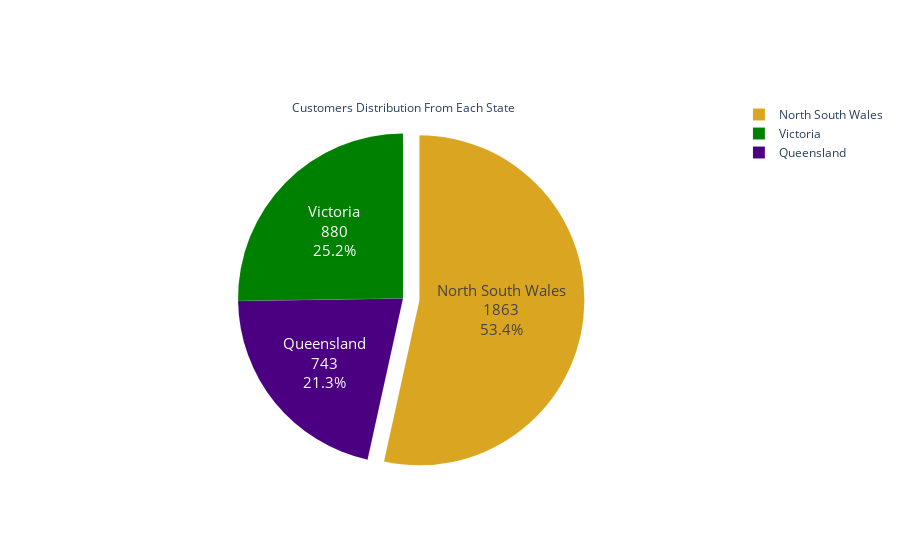

Notebook cell for this chart:
### Code cell
colors = ['goldenrod','green','indigo']
fig = go.Figure(data = [go.Pie(labels=['North South Wales','Victoria','Queensland'],values=['1863','880','743'],
                               title = 'Customers Distribution From Each State')])
fig.update_traces(hoverinfo='label+value+percent',textfont_size=15,textinfo='label+value+percent',pull=[0.1],marker=dict
                  (colors=colors,line=dict(color='#FFFFFF',width=0.1)))

### Figure 1 — Plotly figure (JSON) as saved in the notebook; plotly's stock layout.template omitted (floating-point values rounded to 4 significant figures)
{"data": [{"hoverinfo": "label+value+percent", "labels": ["North South Wales", "Victoria", "Queensland"], "marker": {"colors": ["goldenrod", "green", "indigo"], "line": {"color": "#FFFFFF", "width": 0.1}}, "pull": [0.1], "textfont": {"size": 15}, "textinfo": "label+value+percent", "title": {"text": "Customers Distribution From Each State"}, "type": "pie", "values": ["1863", "880", "743"]}], "layout": {}}
